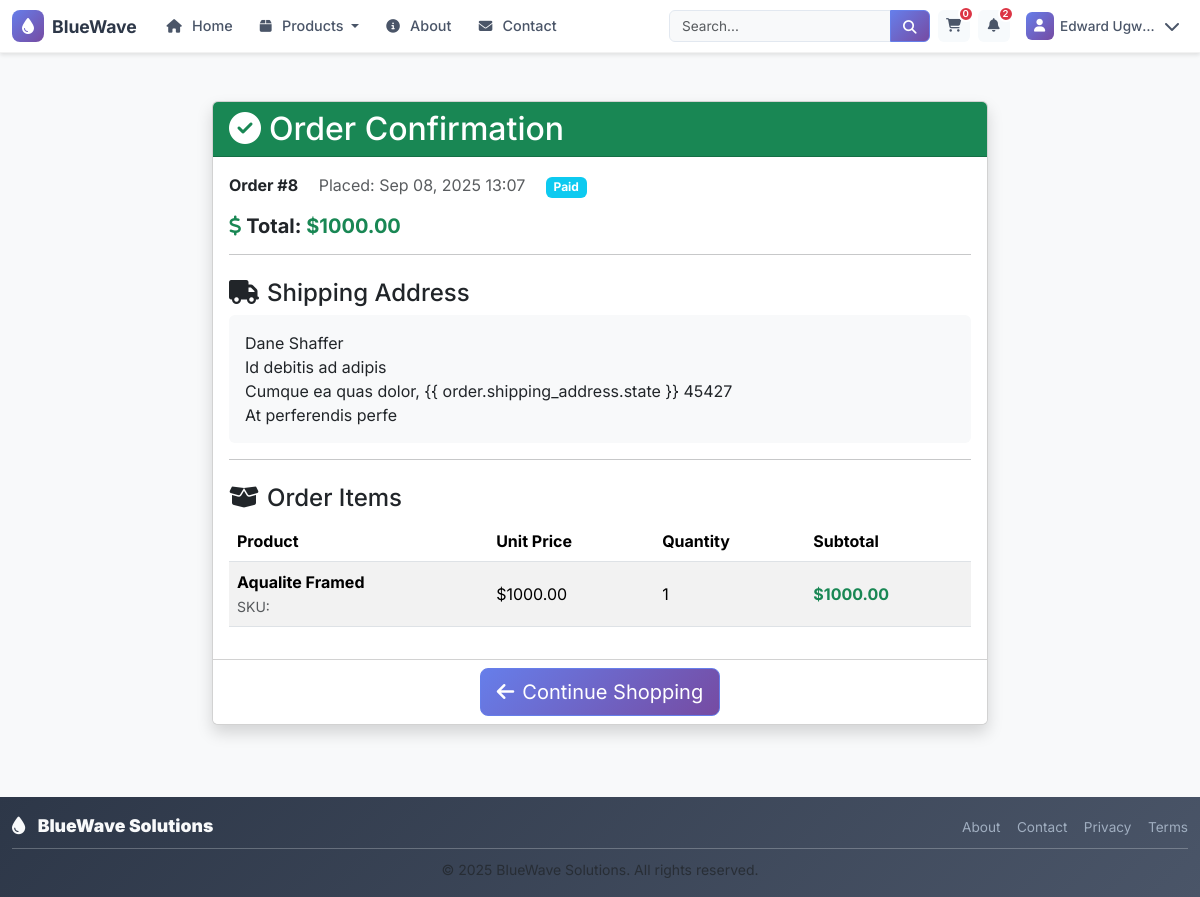
/orders/8/ (signed in), run on the app's committed database.
### accounts/models.py (models this page shows, shortened)
class CustomUser(AbstractUser):
    email = models.EmailField(
        verbose_name="email address",
        unique=True,
        help_text="Required. Enter a valid email address."
    )
    groups = models.ManyToManyField(
        Group,
        verbose_name="groups",
        blank=True,
        help_text="The groups this user belongs to.",
        related_name="customuser_set",
        related_query_name="customuser",
    )
    user_permissions = models.ManyToManyField(
        Permission,
        verbose_name="user permissions",
        blank=True,
        help_text="Specific permissions for this user.",
        related_name="customuser_permissions_set",
        related_query_name="customuser_permission",
    )
    USERNAME_FIELD = 'email'
    REQUIRED_FIELDS = ['username']  # Required when creating superuser via createsuperuser
    class Meta:
        verbose_name = "User"
        verbose_name_plural = "Users"

### orders/models.py (models this page shows, shortened)
class Order(models.Model):
    STATUS_CHOICES = [
        ("pending", "Pending"),
        ("paid", "Paid"),
        ("shipped", "Shipped"),
        ("completed", "Completed"),
        ("cancelled", "Cancelled"),
        ("refunded", "Refunded"),
    ]
    user = models.ForeignKey(settings.AUTH_USER_MODEL, on_delete=models.CASCADE, related_name="orders")
    created_at = models.DateTimeField(auto_now_add=True)
    status = models.CharField(max_length=20, choices=STATUS_CHOICES, default="pending")
    total_amount = models.DecimalField(max_digits=12, decimal_places=2, default=0)
    shipping_address = models.JSONField(blank=True, null=True)
    billing_address = models.JSONField(blank=True, null=True)
    metadata = models.JSONField(blank=True, null=True)
    class Meta:
        ordering = ("-created_at",)

class OrderItem(models.Model):
    order = models.ForeignKey(Order, on_delete=models.CASCADE, related_name="items")
    product = models.ForeignKey(Product, on_delete=models.PROTECT)
    quantity = models.PositiveIntegerField(default=1)
    unit_price = models.DecimalField(max_digits=12, decimal_places=2)
    line_total = models.DecimalField(max_digits=12, decimal_places=2)

### products/models.py (models this page shows, shortened)
class Product(models.Model):
    PRODUCT_TYPES = [
        ('desalination_unit', 'Desalination Unit'),
        ('accessory', 'Accessory'),
        ('replacement_part', 'Replacement Part'),
    ]
    name = models.CharField(max_length=200)
    description = models.TextField()
    product_category = models.ForeignKey(ProductCategory, on_delete=models.CASCADE, related_name='products')
    price = models.DecimalField(max_digits=10, decimal_places=2)
    product_type = models.CharField(max_length=20, choices=PRODUCT_TYPES, default='desalination_unit')
    capacity_gallons_per_day = models.IntegerField(null=True, blank=True, help_text="Water production capacity per day")
    power_consumption_watts = models.IntegerField(null=True, blank=True, help_text="Power consumption in watts")
    dimensions = models.CharField(max_length=100, blank=True, help_text="L x W x H in inches")
    weight_pounds = models.DecimalField(max_digits=6, decimal_places=2, null=True, blank=True)
    co2_savings_per_year = models.DecimalField(max_digits=8, decimal_places=2, null=True, blank=True, help_text="CO2 savings in kg per year")
    energy_source = models.CharField(max_length=50, default="Solar", help_text="Primary energy source")
    stock_quantity = models.IntegerField(default=0)
    is_active = models.BooleanField(default=True)
    is_featured = models.BooleanField(default=False)
    image = models.ImageField(upload_to='products/', null=True, blank=True)
    created_at = models.DateTimeField(auto_now_add=True)
    updated_at = models.DateTimeField(auto_now=True)
    class Meta:
        ordering = ['-created_at']

### orders/views.py (the view)
# urls.py: path('<int:order_id>/', views.order_detail, name='order_detail'),
@login_required
def order_detail(request, order_id):
    order = get_object_or_404(Order, id=order_id, user=request.user)
    context = {
        'order': order,
        'page_title': f'Order #{order.id}'
    }
    return render(request, 'orders/order_detail.html', context)

### templates/orders/order_detail.html (shortened to what this page needs)
{% extends "base.html" %}
{% block content %}
<div class="container py-5">
  <div class="row justify-content-center">
    <div class="col-lg-8">
      <div class="card shadow mb-4">
        <div class="card-header bg-success text-white">
          <h2 class="mb-0">
            <i class="fas fa-check-circle me-2"></i>Order Confirmation
          </h2>
        </div>
        <div class="card-body">
          <div class="mb-3">
            <span class="fw-bold">Order #{{ order.id }}</span>
            <span class="ms-3 text-muted"
              >Placed: {{ order.created_at|date:"M d, Y H:i" }}</span
            >
            <span class="badge bg-info ms-3"
              >{{ order.get_status_display }}</span
            >
          </div>
          <div class="mb-3">
            <h5 class="fw-bold">
              <i class="fas fa-dollar-sign text-success"></i>
              Total:
              <span class="text-success"
                >${{ order.total_amount|floatformat:2 }}</span
              >
            </h5>
          </div>
          <hr />
          <h4 class="mt-4 mb-2">
            <i class="fas fa-truck me-2"></i>Shipping Address
          </h4>
          <div class="bg-light rounded p-3 mb-3">
            <div>{{ order.shipping_address.name }}</div>
            <div>{{ order.shipping_address.address }}</div>
            <div>
              {{ order.shipping_address.city }}, {{ order.shipping_address.state
              }} {{ order.shipping_address.zip }}
            </div>
            <div>{{ order.shipping_address.country }}</div>
          </div>
          <hr />
          <h4 class="mt-4 mb-2">
            <i class="fas fa-box-open me-2"></i>Order Items
          </h4>
          <table class="table table-striped align-middle">
            <thead>
              <tr>
                <th>Product</th>
                <th>Unit Price</th>
                <th>Quantity</th>
                <th>Subtotal</th>
              </tr>
            </thead>
            <tbody>
              {% for item in order.items.all %}
              <tr>
                <td>
                  <strong>{{ item.product.name }}</strong>
                  <br />
                  <small class="text-muted">SKU: {{ item.product.sku }}</small>
                </td>
                <td>${{ item.unit_price|floatformat:2 }}</td>
                <td>{{ item.quantity }}</td>
                <td>
                  <span class="fw-bold text-success"
                    >${{ item.line_total|floatformat:2 }}</span
                  >
                </td>
              </tr>
              {% endfor %}
            </tbody>
          </table>
        </div>
        <div class="card-footer text-center bg-white">
          <a
            href="{% url 'products:product_list' %}"
            class="btn btn-primary btn-lg"
          >
            <i class="fas fa-arrow-left me-2"></i>Continue Shopping
          </a>
        </div>
      </div>
    </div>
  </div>
</div>
{% endblock %}

### templates/base.html (shortened to what this page needs)
{% load static %}
<!DOCTYPE html>
<html lang="en">
  <head>
    <link
      href="https://cdn.jsdelivr.net/npm/bootstrap@5.3.2/dist/css/bootstrap.min.css"
      rel="stylesheet"
    />
    <link
      rel="stylesheet"
      href="https://cdnjs.cloudflare.com/ajax/libs/font-awesome/6.4.0/css/all.min.css"
    />
    <link rel="stylesheet" href="{% static 'css/auth.css' %}" />
  </head>
  <body class="d-flex flex-column min-vh-100">
    <nav
      class="navbar navbar-expand-lg navbar-light bg-white shadow-sm sticky-top"
    >
      <div class="container">
        <a class="navbar-brand" href="{% url 'core:landing_page' %}">
          <div class="brand-container">
            <div class="brand-icon">
              <i class="fas fa-tint"></i>
            </div>
            <div class="brand-text">
              <span class="brand-name">BlueWave</span>
            </div>
          </div>
        </a>
        <div class="collapse navbar-collapse" id="navbarNav">
          <ul class="navbar-nav me-auto">
            <li class="nav-item">
              <a class="nav-link" href="{% url 'core:landing_page' %}">
                <i class="fas fa-home"></i>
                <span class="nav-text">Home</span>
              </a>
            </li>
            <li class="nav-item dropdown">
              <a
                class="nav-link dropdown-toggle"
                href="#"
                id="productsDropdown"
                role="button"
                data-bs-toggle="dropdown"
                aria-expanded="false"
              >
                <i class="fas fa-box"></i>
                <span class="nav-text">Products</span>
              </a>
            </li>
            <li class="nav-item">
              <a class="nav-link" href="{% url 'core:about' %}">
                <i class="fas fa-info-circle"></i>
                <span class="nav-text">About</span>
              </a>
            </li>
            <li class="nav-item">
              <a class="nav-link" href="{% url 'core:contact' %}">
                <i class="fas fa-envelope"></i>
                <span class="nav-text">Contact</span>
              </a>
            </li>
          </ul>
          <div class="search-container me-2">
            <form
              class="search-form"
              method="get"
              action="{% url 'products:product_list' %}"
            >
              <div class="input-group">
                <input
                  type="search"
                  name="search"
                  class="form-control search-input"
                  placeholder="Search..."
                  value="{{ request.GET.search|default:'' }}"
                />
                <button class="btn search-btn" type="submit">
                  <i class="fas fa-search"></i>
                </button>
              </div>
            </form>
          </div>
          <div class="user-actions d-flex align-items-center">
            {% if user.is_authenticated %}
            <a
              href="{% url 'cart:cart_detail' %}"
              class="nav-icon-link me-2"
              title="Shopping Cart"
            >
              <i class="fas fa-shopping-cart"></i>
              <span class="icon-badge" id="cart-count">0</span>
            </a>
            <div class="dropdown me-2">
              <a
                href="#"
                class="nav-icon-link"
                data-bs-toggle="dropdown"
                title="Notifications"
                aria-expanded="false"
              >
                <i class="fas fa-bell"></i>
                <span class="icon-badge">2</span>
              </a>
            </div>
            <div class="dropdown">
              <a
                href="#"
                class="user-dropdown-toggle"
                data-bs-toggle="dropdown"
                title="Account Menu"
                aria-expanded="false"
              >
                <div class="user-avatar">
                  <i class="fas fa-user"></i>
                </div>
                <span class="user-name d-none d-lg-inline"
                  >{{ user.get_full_name|default:user.username }}</span
                >
                <i class="fas fa-chevron-down ms-1 d-none d-lg-inline"></i>
              </a>
            </div>
            {% endif %}
          </div>
        </div>
      </div>
    </nav>
    <main class="flex-fill">
       {% block content %}{% endblock %}
    </main>
    <footer class="footer py-3 bg-dark text-light mt-auto">
      <div class="container">
        <div class="row align-items-center">
          <div class="col-md-6">
            <div class="footer-brand">
              <i class="fas fa-tint me-2"></i>
              <strong>BlueWave Solutions</strong>
            </div>
          </div>
          <div class="col-md-6 text-md-end">
            <div class="footer-links">
              <a href="{% url 'core:about' %}" class="footer-link">About</a>
              <a href="{% url 'core:contact' %}" class="footer-link">Contact</a>
              <a href="#" class="footer-link">Privacy</a>
              <a href="#" class="footer-link">Terms</a>
            </div>
          </div>
        </div>
        <hr class="my-2 opacity-25" />
        <div class="row">
          <div class="col-12 text-center">
            <small class="text-muted">
              &copy; 2025 BlueWave Solutions. All rights reserved.
            </small>
          </div>
        </div>
      </div>
    </footer>
  </body>
</html>

### static/css/auth.css (style rules this page uses)
a { transition: color 0.2s ease; }

### data on the page
CustomUser: get_full_name "Edward Ugw…"
Order: id "8", created_at "Sep 08, 2025 13:07", status "Paid", total_amount "1000.00", shipping_address.name "Dane Shaffer", shipping_address.address "Id debitis ad adipis", shipping_address.city "Cumque ea quas dolor", shipping_address.zip "45427", shipping_address.country "At perferendis perfe"
OrderItem: product.name "Aqualite Framed", unit_price "1000.00", quantity "1", line_total "1000.00"
